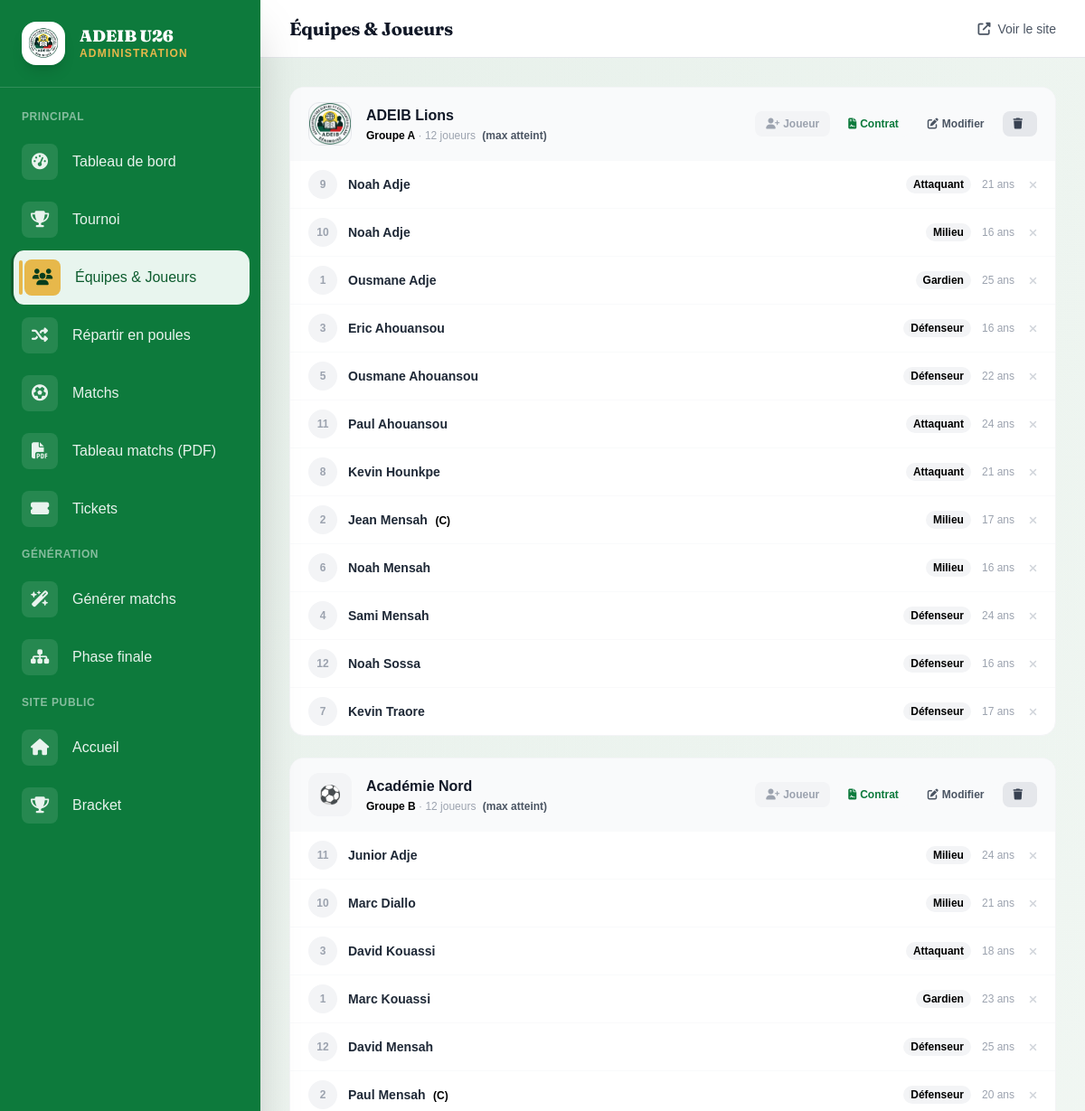
The page /admin-panel/teams/ (signed in, upper part) on the database as committed earlier.
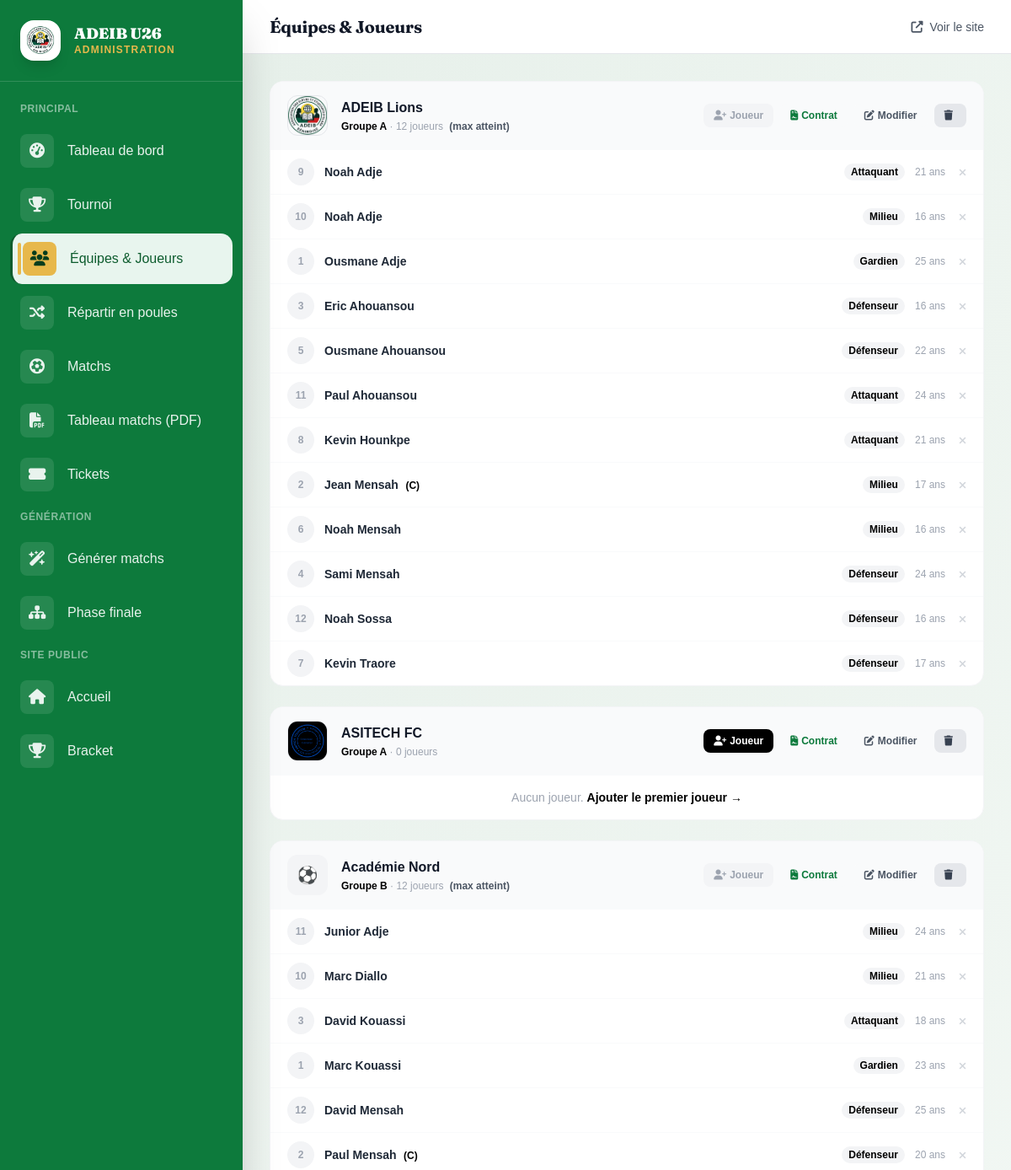
The same page on the database as committed later.
### tournament/models.py (models this page shows, shortened)
class Team(models.Model):
    tournament = models.ForeignKey(Tournament, on_delete=models.CASCADE, related_name='teams')
    name = models.CharField(max_length=200)
    logo = models.ImageField(upload_to='teams/', blank=True, null=True)
    group = models.ForeignKey(Group, on_delete=models.SET_NULL, null=True, blank=True, related_name='teams')
    coach_name = models.CharField(max_length=200, blank=True, verbose_name='Entraîneur')
    president_name = models.CharField(max_length=200, blank=True, verbose_name='Président')
    qr_code = models.ImageField(upload_to='qrcodes/', blank=True, null=True)
    created_at = models.DateTimeField(auto_now_add=True)
    @property
    def player_count(self):
        return self.players.count()
    class Meta:
        verbose_name = 'Équipe'
        ordering = ['name']

class Group(models.Model):
    GROUP_CHOICES = [
        ('A', 'Groupe A'), ('B', 'Groupe B'), ('C', 'Groupe C'),
        ('D', 'Groupe D'), ('E', 'Groupe E'), ('F', 'Groupe F'),
    ]
    tournament = models.ForeignKey(Tournament, on_delete=models.CASCADE, related_name='groups')
    name = models.CharField(max_length=1, choices=GROUP_CHOICES)
    class Meta:
        verbose_name = 'Groupe'
        ordering = ['name']

class Player(models.Model):
    POSITION_CHOICES = [
        ('GK', 'Gardien'),
        ('DEF', 'Défenseur'),
        ('MID', 'Milieu'),
        ('FWD', 'Attaquant'),
    ]
    team = models.ForeignKey(Team, on_delete=models.CASCADE, related_name='players')
    first_name = models.CharField(max_length=100)
    last_name = models.CharField(max_length=100)
    nickname = models.CharField(max_length=100, blank=True, verbose_name='Surnom (nom de maillot)')
    age = models.PositiveIntegerField()
    position = models.CharField(max_length=3, choices=POSITION_CHOICES, default='MID')
    jersey_number = models.PositiveIntegerField(null=True, blank=True)
    photo = models.ImageField(upload_to='players/', blank=True, null=True)
    is_captain = models.BooleanField(default=False)
    yellow_cards = models.PositiveIntegerField(default=0, verbose_name='Cartons jaunes')
    red_cards = models.PositiveIntegerField(default=0, verbose_name='Cartons rouges')
    @property
    def full_name(self):
        return f'{self.first_name} {self.last_name}'
    class Meta:
        verbose_name = 'Joueur'
        ordering = ['last_name', 'first_name']

### tournament/views.py (the view)
# urls.py: path('admin-panel/teams/', views.admin_teams, name='admin_teams'),
@login_required
@user_passes_test(is_admin)
def admin_teams(request):
    tournament = get_active_tournament()
    teams = Team.objects.filter(tournament=tournament).prefetch_related('players') if tournament else []
    return render(request, 'admin_panel/teams.html', {'teams': teams, 'tournament': tournament})

### tournament/context_processors.py (called while the page is built)
def active_tournament(request):
    today = timezone.localdate()
    active = Tournament.objects.filter(is_active=True)
    tournament = active.filter(
        start_date__isnull=False,
        end_date__isnull=False,
        start_date__lte=today,
        end_date__gte=today,
    ).order_by('start_date').first()
    if tournament is None:
        tournament = active.filter(
            start_date__isnull=False,
            start_date__gte=today,
        ).order_by('start_date').first()
    if tournament is None:
        tournament = active.order_by('-start_date', '-id').first()
    return {'tournament': tournament}

### tournament/views.py (called while the page is built)
def is_admin(user):
    return user.is_staff or user.is_superuser

### templates/admin_panel/teams.html (shortened to what the changed rows need)
{% extends 'admin_panel/base_admin.html' %}
{% block page_title %}Équipes & Joueurs{% endblock %}
{% block content %}
<div class="max-w-5xl space-y-6">
{% for team in teams %}
<div class="bg-white rounded-2xl border border-gray-100 overflow-hidden">
  <div class="px-5 py-4 flex items-center gap-4 border-b border-gray-50 bg-gray-50">
    {% if team.logo %}
    <img src="{{ team.logo.url }}" alt="{{ team.name }}" class="w-12 h-12 rounded-xl object-cover border border-gray-200">
    {% else %}
    <div class="w-12 h-12 rounded-xl bg-gray-100 flex items-center justify-center text-xl">⚽</div>
    {% endif %}
    <div class="flex-1 min-w-0">
      <div class="font-black text-base text-gray-900">{{ team.name }}</div>
      <div class="text-xs text-gray-400 mt-0.5">
        {% if team.group %}<span class="font-semibold text-black">Groupe {{ team.group.name }}</span> · {% endif %}
        {{ team.player_count }} joueur{{ team.player_count|pluralize }}
        {% if team.player_count >= 12 %}<span class="ml-1 text-gray-600 font-bold">(max atteint)</span>{% endif %}
      </div>
    </div>
    <div class="flex items-center gap-2 shrink-0">
      <a href="{% url 'admin_add_player' team.pk %}"
         class="text-xs font-bold px-3 py-1.5 rounded-lg transition-colors
                {% if team.player_count >= 12 %}bg-gray-100 text-gray-400 cursor-not-allowed pointer-events-none{% else %}bg-black text-white hover:bg-gray-800{% endif %}">
        <i class="fas fa-user-plus mr-1"></i>Joueur
      </a>
      <a href="{% url 'admin_team_contract' team.pk %}" target="_blank" class="text-xs font-bold px-3 py-1.5 rounded-lg bg-gray-50 hover:bg-gray-100 transition-colors accent-green" title="Contrat PDF">
        <i class="fas fa-file-contract mr-1"></i>Contrat
      </a>
      <a href="{% url 'admin_edit_team' team.pk %}" class="text-xs font-bold px-3 py-1.5 rounded-lg bg-gray-50 text-gray-600 hover:bg-gray-100 transition-colors">
        <i class="fas fa-edit mr-1"></i>Modifier
      </a>
      <form method="post" action="{% url 'admin_delete_team' team.pk %}" class="confirm-delete inline">
        <button type="submit" class="text-xs font-bold px-3 py-1.5 rounded-lg bg-gray-200 text-gray-700 hover:bg-gray-300 transition-colors">
          <i class="fas fa-trash mr-1"></i>
        </button>
      </form>
    </div>
  </div>
  {% if team.players.all %}
  <div class="divide-y divide-gray-50">
    {% for player in team.players.all %}
    <div class="px-5 py-2.5 flex items-center gap-3 hover:bg-gray-50 transition-colors">
      {% if player.photo %}
      <img src="{{ player.photo.url }}" alt="{{ player.full_name }}" class="w-8 h-8 rounded-full object-cover border border-gray-200">
      {% else %}
      <div class="w-8 h-8 rounded-full bg-gray-100 flex items-center justify-center text-gray-400 text-xs font-bold">
        {{ player.jersey_number|default:"?" }}
      </div>
      {% endif %}
      <div class="flex-1 min-w-0">
        <span class="text-sm font-semibold text-gray-800">{{ player.full_name }}</span>
        {% if player.is_captain %}<span class="ml-1 text-black text-xs font-black">(C)</span>{% endif %}
      </div>
      <span class="text-xs px-2 py-0.5 rounded-full font-semibold
        bg-gray-100 text-black">
        {{ player.get_position_display }}
      </span>
      <span class="text-xs text-gray-400">{{ player.age }} ans</span>
      <form method="post" action="{% url 'admin_delete_player' player.pk %}" class="confirm-delete">
        <button type="submit" class="text-gray-300 hover:text-black transition-colors ml-1">
          <i class="fas fa-times text-xs"></i>
        </button>
      </form>
    </div>
    {% endfor %}
  </div>
  {% else %}
  <div class="px-5 py-4 text-center text-sm text-gray-400">
    Aucun joueur. <a href="{% url 'admin_add_player' team.pk %}" class="text-black font-semibold hover:underline">Ajouter le premier joueur →</a>
  </div>
  {% endif %}
</div>
{% endfor %}
</div>
{% endblock %}

Rows that differ between the two databases and show on the page:
added Team: logo (picture), name "ASITECH FC", group.name "A", player_count "0", shows "Aucun joueur."
